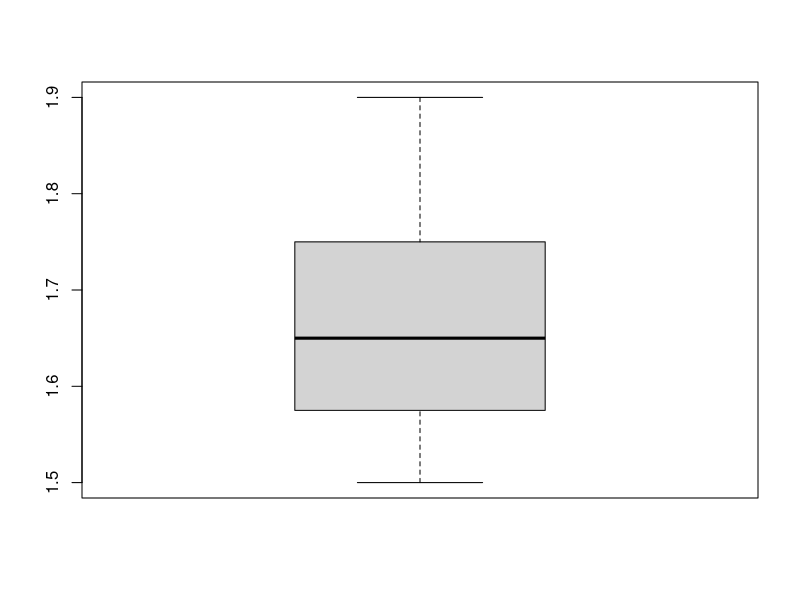

The R source for this figure:
#importação da base
library(readxl)
Base_Casos <- read_excel("Base Casos.xlsx")
View(Base_Casos)

boxplot(Base_Casos$Estatura)
